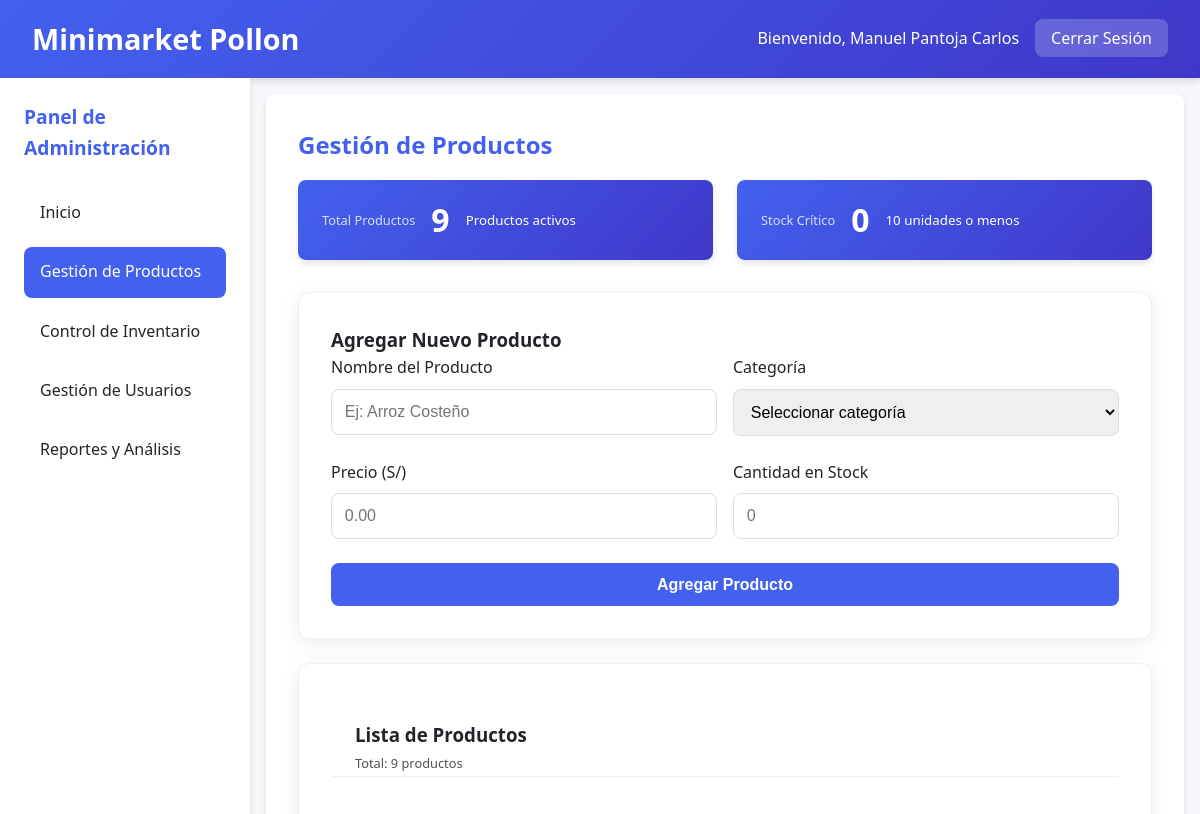
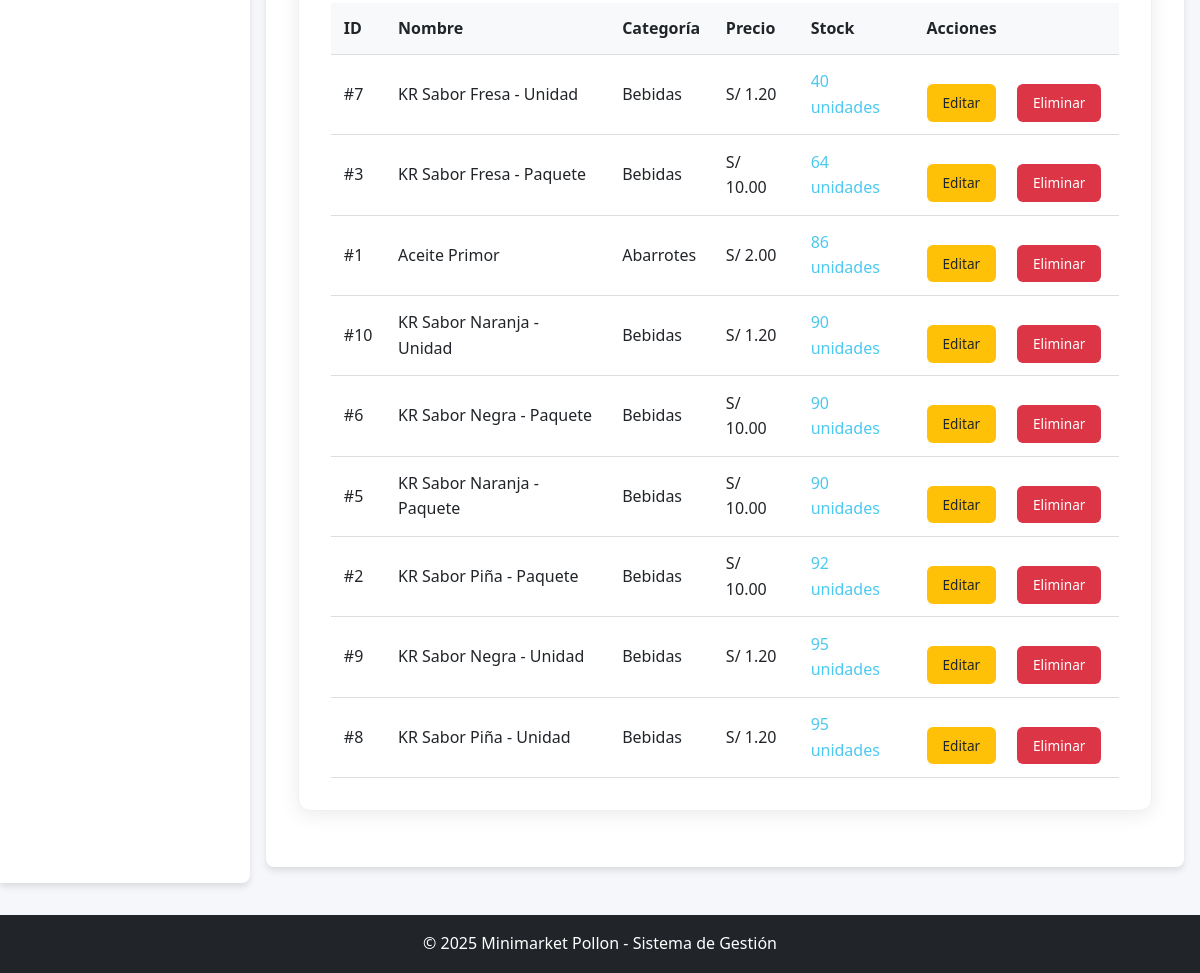
The page /admin/productos.php (signed in) on the database its author committed (2 pictures, top to bottom).
### tables this page shows
CREATE TABLE `productos` (
  `id` int NOT NULL,
  `nombre` varchar(100) NOT NULL,
  `categoria` varchar(50) NOT NULL,
  `precio` decimal(10,2) NOT NULL,
  `cantidad` int NOT NULL,
  `estado` enum('Activo','Inactivo') DEFAULT 'Activo',
  `fecha_creacion` timestamp NULL DEFAULT CURRENT_TIMESTAMP
);

### admin/productos.php (the view, shortened to what this page needs)
<?php
$database = new Database();
$db = $database->getConnection();
$query = "SELECT * FROM productos WHERE estado = 'Activo' ORDER BY cantidad ASC, id DESC";
$stmt = $db->prepare($query);
$stmt->execute();
$productos = $stmt->fetchAll(PDO::FETCH_ASSOC);
$query_critico = "SELECT COUNT(*) as total FROM productos WHERE cantidad <= 10 AND estado = 'Activo'";
$stmt_critico = $db->prepare($query_critico);
$stmt_critico->execute();
$stock_critico = $stmt_critico->fetch(PDO::FETCH_ASSOC);
?>
<!DOCTYPE html>
<html lang="es">
<head>
    <link rel="stylesheet" href="../css/styles.css">
</head>
<body>
    <?php include('../includes/header.php'); ?>
    <div class="container">
        <?php include('../includes/sidebar_admin.php'); ?>
        <div class="main-content">
            <h2>Gestión de Productos</h2>
            <div class="stats-grid">
                <div class="stat-card">
                    <div class="stat-label">Total Productos</div>
                    <div class="stat-number"><?php echo count($productos); ?></div>
                    <small>Productos activos</small>
                </div>
                <div class="stat-card <?php echo $stock_critico['total'] > 0 ? 'critico' : ''; ?>">
                    <div class="stat-label">Stock Crítico</div>
                    <div class="stat-number"><?php echo $stock_critico['total']; ?></div>
                    <small>10 unidades o menos</small>
                </div>
            </div>
            <div class="card">
                <h3>Agregar Nuevo Producto</h3>
                <form method="POST" action="">
                    <div class="form-row">
                        <div class="form-group">
                            <label for="nombre">Nombre del Producto</label>
                            <input type="text" id="nombre" name="nombre" required
                                   placeholder="Ej: Arroz Costeño">
                        </div>
                        <div class="form-group">
                            <label for="categoria">Categoría</label>
                            <select id="categoria" name="categoria" required>
                                <option value="">Seleccionar categoría</option>
                            </select>
                        </div>
                    </div>
                    <div class="form-row">
                        <div class="form-group">
                            <label for="precio">Precio (S/)</label>
                            <input type="number" id="precio" name="precio" step="0.01" min="0"
                                   placeholder="0.00" required>
                        </div>
                        <div class="form-group">
                            <label for="cantidad">Cantidad en Stock</label>
                            <input type="number" id="cantidad" name="cantidad" min="0"
                                   placeholder="0" required>
                        </div>
                    </div>
                    <button type="submit" name="agregar_producto" class="btn-primary">
                        Agregar Producto
                    </button>
                </form>
            </div>
            <div class="card">
                <div class="card-header">
                    <h3>Lista de Productos</h3>
                    <span class="stat-label">Total: <?php echo count($productos); ?> productos</span>
                </div>
                <div class="table-container">
                    <table class="data-table">
                        <thead>
                            <tr>
                                <th>ID</th>
                                <th>Nombre</th>
                                <th>Categoría</th>
                                <th>Precio</th>
                                <th>Stock</th>
                                <th>Acciones</th>
                            </tr>
                        </thead>
                        <tbody>
                            <?php if (count($productos) > 0): ?>
                                <?php foreach ($productos as $producto): ?>
                                <tr class="<?php echo $producto['cantidad'] <= 10 ? 'fila-critica' : ''; ?>">
                                    <td>#<?php echo $producto['id']; ?></td>
                                    <td>
                                        <?php echo htmlspecialchars($producto['nombre']); ?>
                                    </td>
                                    <td><?php echo htmlspecialchars($producto['categoria']); ?></td>
                                    <td>S/ <?php echo number_format($producto['precio'], 2); ?></td>
                                    <td>
                                        <span class="<?php echo $producto['cantidad'] <= 10 ? 'stock-bajo' : 'stock-normal'; ?>">
                                            <?php echo $producto['cantidad']; ?> unidades
                                        </span>
                                    </td>
                                    <td>
                                        <div class="action-buttons">
                                            <a href="editar_producto.php?id=<?php echo $producto['id']; ?>"
                                               class="btn-action btn-edit">Editar</a>
                                            <a href="?eliminar=<?php echo $producto['id']; ?>"
                                               class="btn-action btn-delete">Eliminar</a>
                                        </div>
                                    </td>
                                </tr>
                                <?php endforeach; ?>
                            <?php endif; ?>
                        </tbody>
                    </table>
                </div>
            </div>
        </div>
    </div>
    <?php include('../includes/footer.php'); ?>
</body>
</html>

### css/styles.css (style rules this page uses)
:root { --primary-color: #4361ee; --secondary-color: #3f37c9; --success-color: #4cc9f0; --warning-color: #f72585; --danger-color: #e63946; --light-color: #f8f9fa; --dark-color: #212529; --gray-color: #6c757d; --border-radius: 8px; --box-shadow: 0 4px 6px rgba(0, 0, 0, 0.1); --transition: all 0.3s ease; }
* { margin: 0; padding: 0; box-sizing: border-box; }
body { font-family: 'Segoe UI', Tahoma, Geneva, Verdana, sans-serif; line-height: 1.6; color: var(--dark-color); background-color: #f5f7fb; }
.container { display: flex; min-height: calc(100vh - 120px); }
.main-content { flex: 1; padding: 2rem; background-color: white; margin: 1rem; border-radius: var(--border-radius); box-shadow: var(--box-shadow); }
.main-content h2 { margin-bottom: 1rem; color: var(--primary-color); }
.form-group { margin-bottom: 1.5rem; }
.form-group label { display: block; margin-bottom: 0.5rem; font-weight: 500; }
.form-group input, .form-group select { width: 100%; padding: 0.8rem; border: 1px solid #ddd; border-radius: var(--border-radius); font-size: 1rem; transition: var(--transition); }
.btn-primary { width: 100%; padding: 0.8rem; background-color: var(--primary-color); color: white; border: none; border-radius: var(--border-radius); font-size: 1rem; font-weight: 600; cursor: pointer; transition: var(--transition); }
.stats-grid { display: grid; grid-template-columns: repeat(auto-fit, minmax(200px, 1fr)); gap: 1.5rem; margin-bottom: 2rem; }
.stat-card { background: linear-gradient(135deg, var(--primary-color), var(--secondary-color)); color: white; padding: 1.5rem; border-radius: var(--border-radius); text-align: center; box-shadow: var(--box-shadow); }
.stat-number { font-size: 2.5rem; font-weight: 700; margin-top: 0.5rem; }
.table-container { overflow-x: auto; margin-top: 1.5rem; }
.data-table { width: 100%; border-collapse: collapse; margin-top: 1rem; }
.data-table th, .data-table td { padding: 0.8rem; text-align: left; border-bottom: 1px solid #ddd; }
.data-table th { background-color: #f8f9fa; font-weight: 600; }
.btn-action { padding: 0.4rem 0.8rem; border: none; border-radius: 4px; cursor: pointer; font-size: 0.8rem; margin-right: 0.3rem; transition: var(--transition); }
.btn-edit { background-color: #ffc107; color: white; }
.btn-delete { background-color: var(--danger-color); color: white; }
.form-row { display: flex; gap: 1rem; }
.form-row .form-group { flex: 1; }
.card { background: white; padding: 1.5rem; border-radius: var(--border-radius); box-shadow: var(--box-shadow); margin-bottom: 1.5rem; }
.stock-normal { color: var(--success-color); }
.action-buttons { display: flex; gap: 1rem; margin-top: 1rem; }
.card-header { padding: 1.5rem 1.5rem 0; border-bottom: 1px solid #eee; margin-bottom: 1rem; }
.card-header h3 { margin: 0; color: var(--dark-color); }
.stat-card { display: flex; align-items: center; gap: 1rem; padding: 1.5rem; }
.stat-number { font-size: 2rem; font-weight: 700; margin: 0; line-height: 1; }
.stat-label { font-size: 0.8rem; opacity: 0.8; }
.btn-action { display: inline-flex; align-items: center; gap: 0.3rem; padding: 0.5rem 1rem; border: none; border-radius: 6px; text-decoration: none; font-size: 0.85rem; font-weight: 500; transition: var(--transition); cursor: pointer; }
.btn-edit { background: #ffc107; color: #212529; }
.btn-delete { background: #dc3545; color: white; }
.card { background: white; padding: 2rem; border-radius: 12px; box-shadow: 0 4px 20px rgba(0, 0, 0, 0.08); border: 1px solid #f0f0f0; transition: var(--transition); }

### rows shown on the page
productos: id "7", nombre "KR Sabor Fresa - Unidad", categoria "Bebidas", precio "1.20", cantidad "40"
productos: id "3", nombre "KR Sabor Fresa - Paquete", categoria "Bebidas", precio "10.00", cantidad "64"
productos: id "1", nombre "Aceite Primor", categoria "Abarrotes", precio "2.00", cantidad "86"
productos: id "10", nombre "KR Sabor Naranja - Unidad", categoria "Bebidas", precio "1.20", cantidad "90"
productos: id "6", nombre "KR Sabor Negra - Paquete", categoria "Bebidas", precio "10.00", cantidad "90"
productos: id "5", nombre "KR Sabor Naranja - Paquete", categoria "Bebidas", precio "10.00", cantidad "90"
productos: id "2", nombre "KR Sabor Piña - Paquete", categoria "Bebidas", precio "10.00", cantidad "92"
productos: id "9", nombre "KR Sabor Negra - Unidad", categoria "Bebidas", precio "1.20", cantidad "95"
productos: id "8", nombre "KR Sabor Piña - Unidad", categoria "Bebidas", precio "1.20", cantidad "95"

### other values the page prints
$_SESSION['user_name'] "Manuel Pantoja Carlos"
count($productos) "9"
$stock_critico['total'] "0"
